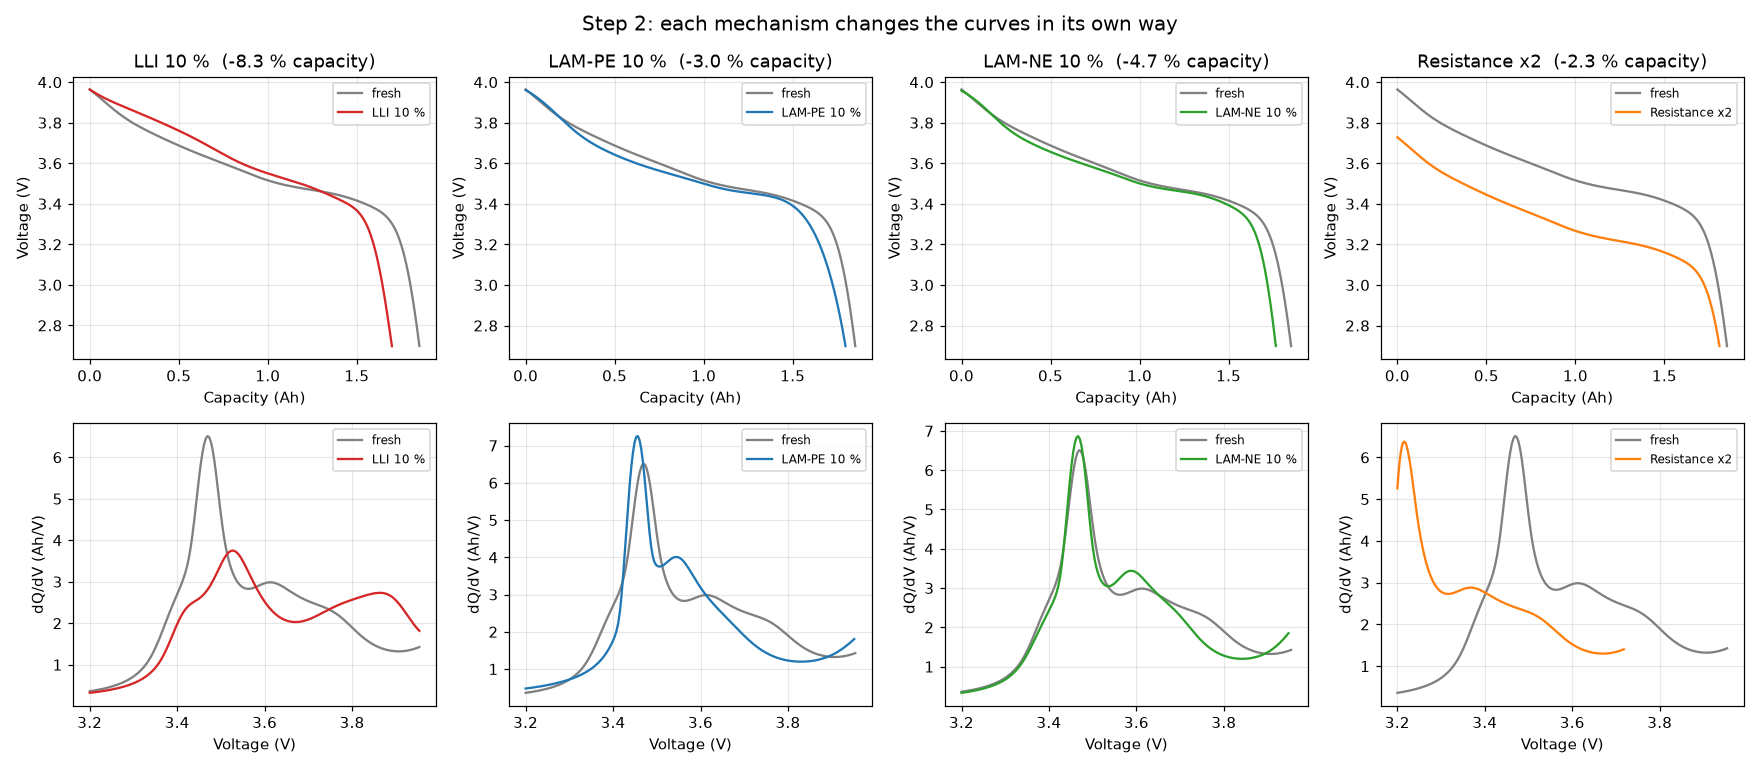

Python code for this plot:
"""
MODEL 2 - STEP 2: Damage the fresh cell in 4 ways, one at a time
=================================================================
Each degradation mechanism = one number of the cell changing:

    LLI         lithium_Ah   goes DOWN   (lithium gets trapped, e.g. in SEI)
    LAM-PE      pe_size_Ah   goes DOWN   (positive electrode material lost)
    LAM-NE      ne_size_Ah   goes DOWN   (negative electrode material lost)
    Resistance  resistance   goes UP     (bigger voltage drop under current)

We apply each one ALONE and look at how the curves change.
Every mechanism leaves a different "fingerprint" on the ICA curve -
that is what the ML model will learn to recognise later.

Needs step1_fresh_cell.py in the SAME folder.
"""

import matplotlib.pyplot as plt
from step1_fresh_cell import FRESH_CELL, discharge_curve, ica_curve, HERE


def damage(cell, lli=0.0, lam_pe=0.0, lam_ne=0.0, r_growth=0.0):
    """
    Return a damaged copy of the cell.
    lli, lam_pe, lam_ne : fraction lost      (0.10 = 10 % lost)
    r_growth            : fraction increase  (1.00 = resistance doubled)
    """
    aged = dict(cell)                                   # copy, never change the fresh cell
    aged["lithium_Ah"] = cell["lithium_Ah"] * (1 - lli)
    aged["pe_size_Ah"] = cell["pe_size_Ah"] * (1 - lam_pe)
    aged["ne_size_Ah"] = cell["ne_size_Ah"] * (1 - lam_ne)
    aged["resistance"] = cell["resistance"] * (1 + r_growth)
    aged["polarisation"] = cell["polarisation"] * (1 + r_growth)   # grows with resistance
    return aged


# The 4 test cases: 10 % loss for the material mechanisms, resistance doubled
CASES = [
    ("LLI 10 %",          dict(lli=0.10),      "tab:red"),
    ("LAM-PE 10 %",       dict(lam_pe=0.10),   "tab:blue"),
    ("LAM-NE 10 %",       dict(lam_ne=0.10),   "tab:green"),
    ("Resistance x2",     dict(r_growth=1.0),  "tab:orange"),
]


if __name__ == "__main__":
    Q0, V0 = discharge_curve(FRESH_CELL)
    g0, d0 = ica_curve(Q0, V0)
    fresh_cap = Q0.max()
    print(f"Fresh cell capacity: {fresh_cap:.3f} Ah\n")
    print(f"{'Mechanism':<16}{'Capacity (Ah)':>14}{'Loss (%)':>10}")
    print("-" * 40)

    fig, ax = plt.subplots(2, 4, figsize=(16, 7))

    for col, (name, amount, colour) in enumerate(CASES):
        aged = damage(FRESH_CELL, **amount)
        Q, V = discharge_curve(aged)
        g, d = ica_curve(Q, V)
        loss = (1 - Q.max() / fresh_cap) * 100
        print(f"{name:<16}{Q.max():>14.3f}{loss:>10.1f}")

        # top row: voltage vs capacity
        ax[0, col].plot(Q0, V0, color="grey", label="fresh")
        ax[0, col].plot(Q, V, color=colour, label=name)
        ax[0, col].set(title=f"{name}  (-{loss:.1f} % capacity)",
                       xlabel="Capacity (Ah)", ylabel="Voltage (V)")
        # bottom row: ICA
        ax[1, col].plot(g0, d0, color="grey", label="fresh")
        ax[1, col].plot(g, d, color=colour, label=name)
        ax[1, col].set(xlabel="Voltage (V)", ylabel="dQ/dV (Ah/V)")
        for a in ax[:, col]:
            a.legend(fontsize=8); a.grid(alpha=0.3)

    plt.suptitle("Step 2: each mechanism changes the curves in its own way", fontsize=13)
    plt.tight_layout()
    out = HERE / "step2_damage_one_at_a_time.png"
    plt.savefig(out, dpi=110)
    print("\nSaved picture:", out)
